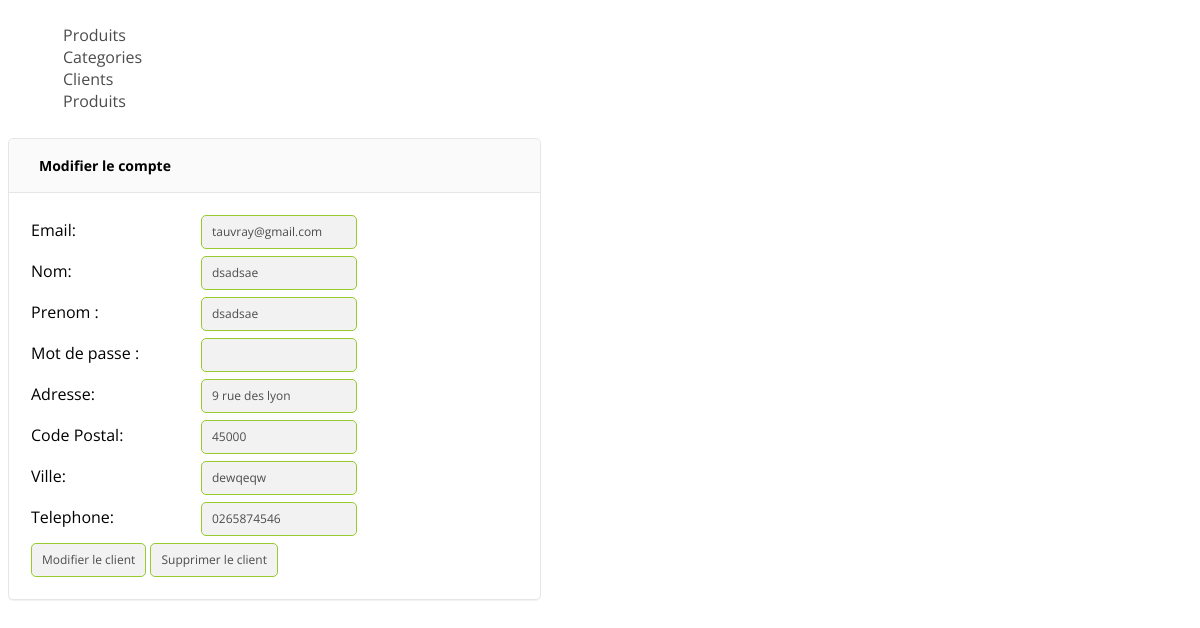
/admin/modify_users.php?id=3 (signed in), run on the app's committed database.
### tables this page shows
CREATE TABLE IF NOT EXISTS `client` (
  `id` int(11) NOT NULL,
  `email` varchar(100) NOT NULL,
  `nom` varchar(255) NOT NULL,
  `prenom` varchar(255) NOT NULL,
  `mdp` varchar(255) NOT NULL,
  `adresse` varchar(255) NOT NULL,
  `code_postal` varchar(10) NOT NULL,
  `ville` varchar(50) NOT NULL,
  `telephone` varchar(20) NOT NULL
);

### admin/modify_users.php (the view, shortened to what this page needs)
<?php
include 'template/header.php';
include ('template/modify_client.php');
	if (isset($_GET['id']))
	{
		$id = mysqli_real_escape_string($link, $_GET['id']);
		$query = 'SELECT * FROM client WHERE id="'.$id.'"';
		$array = mysqli_query($link, $query);
		$row = mysqli_fetch_assoc($array);
	if (empty($row))
	{
		echo "<span class='erreur'>Une erreur est survenue, veuillez revenir a l'accueil</span>";
	}
	else
	{
?>
<div class="form admin_form">
	<form action="modify_users.php?id=<?php echo $_GET['id']; ?>" method="post">
		<fieldset>
			<h3>Modifier le compte</h3>
			<div class="labele">
		<label for="name">Email: </label><input type="text" name="mail" value="<?php echo $row['email'];?>" /> <br>
		<label for="name">Nom: </label><input type="text" name="lname" value="<?php echo $row['nom'];?>" /> <br>
		<label for="name">Prenom : </label><input type="text" name="fname" value="<?php echo $row['prenom'];?>" /> <br>
		<label for="name">Mot de passe : </label><input type="passwd" name="passwd" value="" /> <br>
		<label for="name">Adresse: </label><input type="text" name="address" value="<?php echo $row['adresse'];?>" /> <br>
		<label for="name">Code Postal: </label><input type="text" name="postal_code" value="<?php echo $row['code_postal'];?>" /> <br>
		<label for="name">Ville: </label><input type="text" name="city" value="<?php echo $row['ville'];?>" /> <br>
		<label for="name">Telephone: </label><input type="text" name="phone" value="<?php echo $row['telephone'];?>" /> <br>
		<input type="submit" name="modify" value="Modifier le client" />
		<input type="submit" name="delete" value="Supprimer le client" />
	</div>
		</fieldset>
	</form>
</div>
<?php
	}
	}
	else{
		echo "<span class='erreur'>Une erreur est survenue, veuillez revenir a l'accueil</span>";
	}
?>

### css/style.css (style rules this page uses)
body { font-family:Open Sans; }
* { box-sizing: border-box; }
*::after, *::before { box-sizing: border-box; }
.form h3 { background: none repeat scroll 0 0 #fafafa; border-bottom: 1px solid #e6e6e6; border-radius: 5px 5px 0 0; font-size: 14px; font-weight: 700; padding: 17px 30px; margin: 0; }
.form fieldset { border: 1px solid #e6e6e6; border-radius: 5px; box-shadow: 0 1px 0 0 rgba(0, 0, 0, 0.05); margin: 10px 0 25px; padding: 0; }
.labele { padding: 22px; }
.labele label { width: 170px; margin-bottom: 15px; display: inline-block; }
input { background: none repeat scroll 0 0 #f2f2f2; border: 1px solid #96ca2d; border-radius: 5px; color: #4c4c4c; cursor: pointer; display: inline-block; font-family: Open Sans; font-size: 12px; line-height: 18px; outline: medium none; padding: 7px 10px 7px; transition: background-color 0.6s ease 0s; }
.form { float: left; margin-right: 5%; width: 45%; }

### data on the page
client: mail "tauvray@gmail.com", lname "dsadsae", fname "dsadsae", address "9 rue des lyon", postal_code "45000", city "dewqeqw", phone "0265874546"
